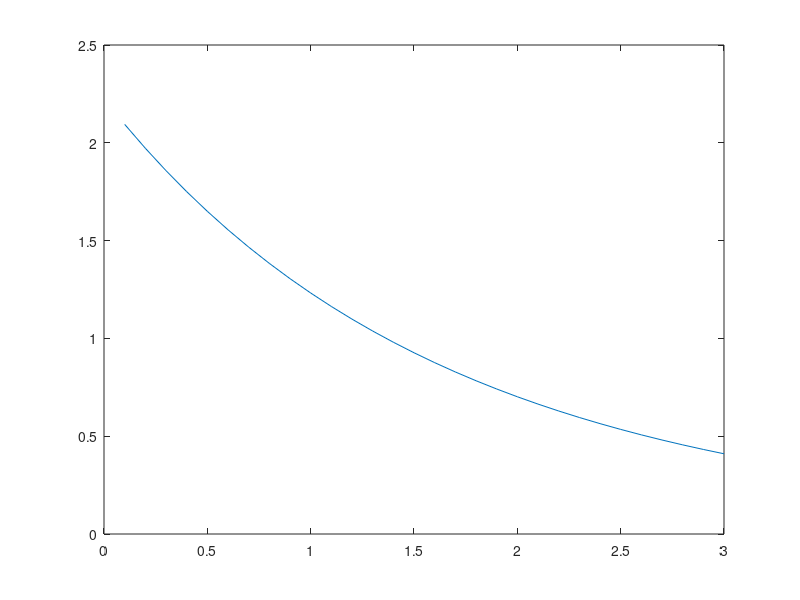

Write MATLAB code to recreate this figure.
function b = disk_b_test()
epsilon = [0.1:0.1:3];
m1 = exp(epsilon)-1-epsilon;
m2 = 1-exp(epsilon)+epsilon.*exp(epsilon);
b=(2*m2+sqrt(4*m2.*m2+2*exp(epsilon).*m1.*m2))./(2*exp(epsilon).*m1);
plot(epsilon,b);